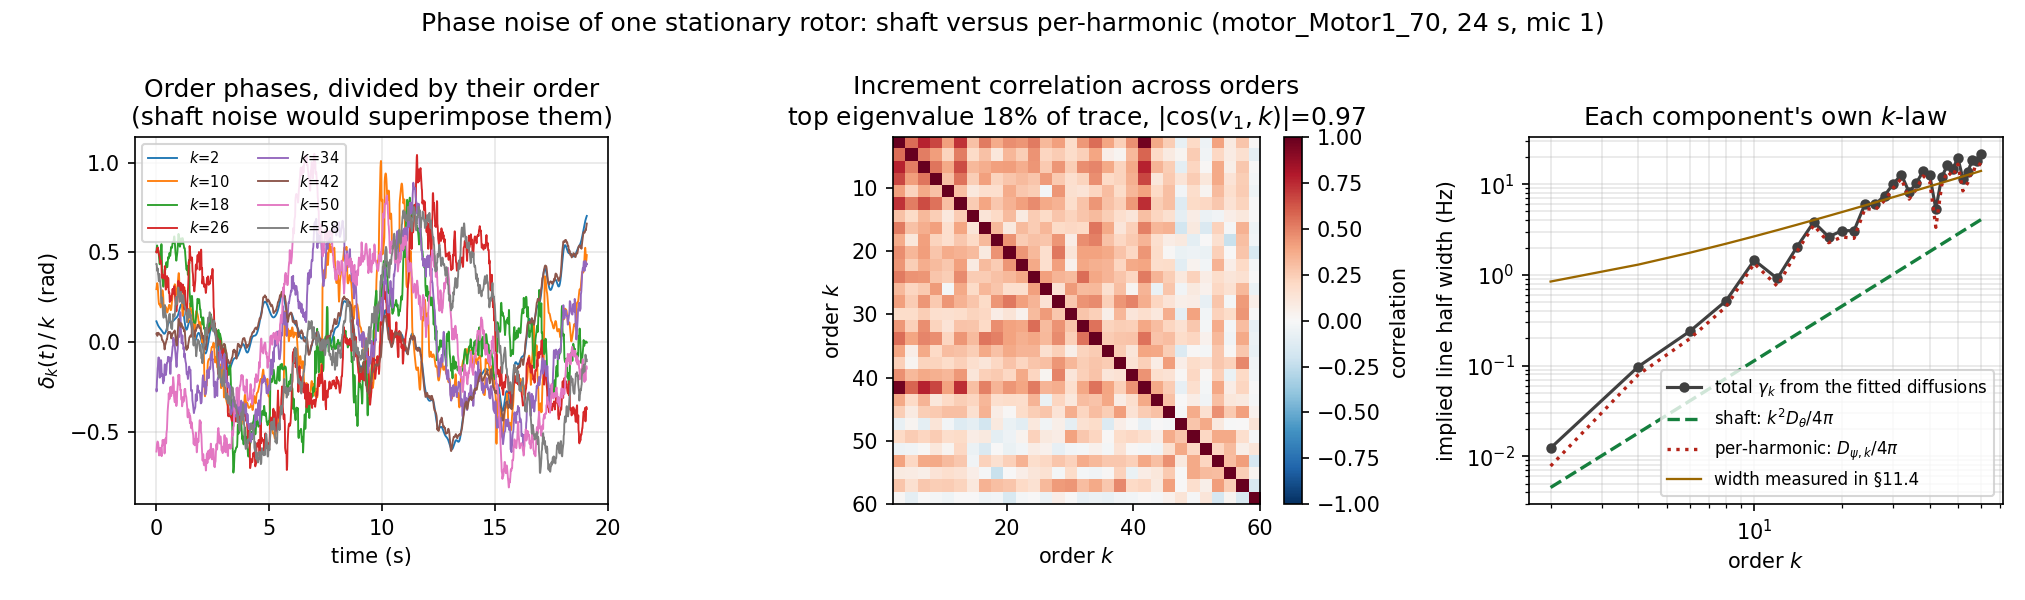

Python code for this plot:
"""Separate the two phase-noise components of one stationary bench recording.

The model of §2.1/§13 gives order k the phase error

    delta_k(t) = k theta(t) + psi_k(t),

a SHAFT term shared by every order (times k) and a PER-HARMONIC term of its
own. From one line the two are indistinguishable -- both broaden it -- so the
separation is done across orders: the increment covariance of the demodulated
phases is

    C_kl = k l Var[dtheta] + delta_kl Var[dpsi_k],

a rank-one matrix plus a diagonal. This script measures C, fits that
structure, and reports how much of the phase noise is the shaft and how much
is per-harmonic, plus the coherence-loss factor each implies.

Run from the repo root::

    PYTHONPATH=src python docs/explainers/rig-model-listening/phase_noise.py
"""

from __future__ import annotations

import json
from pathlib import Path

import matplotlib

matplotlib.use("Agg")
import matplotlib.pyplot as plt
import numpy as np

HERE = Path(__file__).resolve().parent
RECORDING = "motor_Motor1_70"
SR = 44100.0
N = 1 << 20  # 23.8 s
ENV_RATE = 400.0  # decimated envelope rate (Hz)
#: Increment lags. Additive noise inside the demodulation band contributes a
#: phase jitter that is WHITE, so its increment variance is the same at every
#: lag; a real phase random walk contributes a variance LINEAR in the lag. The
#: two are therefore separated by fitting Var[dphi(tau)] = a + D tau, and only
#: D is phase noise. This is the same white-term separation §4.2c applies to
#: the amplitude envelopes.
LAGS_S = (0.01, 0.02, 0.04, 0.07, 0.12, 0.2, 0.3, 0.45)
DPI = 150


def load_mic0() -> np.ndarray:
    from data_processing.frames import meta_dict
    from data_processing.streams import iter_published_frames

    for f in iter_published_frames("DREGON-frames"):
        if str(meta_dict(f).get("recording_id")) == RECORDING:
            a = np.asarray(f["audio"].data, dtype=np.float64)
            return a[0] if a.ndim > 1 else a
    raise KeyError(RECORDING)


def demodulate(x: np.ndarray, f0: float, bw: float) -> np.ndarray:
    """Complex envelope of the line at f0, decimated to ENV_RATE.

    A rectangular band of half width ``bw`` is kept, so this is the ideal
    band-limited demodulator: no smoothness prior anywhere, and the only
    approximation is the band, which is set to a third of the comb spacing so
    that neighbouring orders cannot leak in.
    """
    n = x.size
    spec = np.fft.rfft(x)
    freqs = np.fft.rfftfreq(n, 1 / SR)
    keep = (freqs > f0 - bw) & (freqs < f0 + bw)
    band = np.zeros_like(spec)
    band[keep] = spec[keep]
    analytic = np.fft.irfft(band, n) + 1j * np.fft.irfft(-1j * band, n)
    t = np.arange(n) / SR
    env = analytic * np.exp(-2j * np.pi * f0 * t)
    step = int(round(SR / ENV_RATE))
    return env[::step]


def main() -> None:
    x = load_mic0()
    start = (x.size - N) // 2
    seg = x[start : start + N]
    seg = seg - seg.mean()

    # the rate, from the Bayesian comb posterior of §11
    import importlib.util

    spec = importlib.util.spec_from_file_location("bc", HERE / "bayes_comb.py")
    assert spec is not None and spec.loader is not None
    bc = importlib.util.module_from_spec(spec)
    spec.loader.exec_module(bc)
    coarse = np.arange(30.0, 110.0, 0.01)
    comb = bc.Comb(seg)
    s_hat = float(coarse[int(np.argmax([comb.student_t_log(float(s), 40) for s in coarse]))])
    fine = np.arange(s_hat - 0.03, s_hat + 0.03, 0.0002)
    s_hat = float(fine[int(np.argmax([comb.student_t_log(float(s), 80) for s in fine]))])

    # orders strong enough for a phase to mean anything: use the even orders of
    # this two-blade rotor up to 6 kHz
    orders = [k for k in range(2, 61, 2) if k * s_hat < 6000.0]

    # The band must cover the line and little else: too wide and the floor
    # inside it dominates the measured phase. Use four times the width law
    # measured in §11.4, clamped away from the neighbours.
    def band_of(k: int) -> float:
        return float(min(4.0 * (0.39 + 0.227 * k), 0.35 * s_hat))

    phases = []
    amps = []
    for k in orders:
        env = demodulate(seg, k * s_hat, band_of(k))
        edge = int(0.1 * env.size)
        env = env[edge:-edge]
        phases.append(np.unwrap(np.angle(env)))
        amps.append(np.abs(env))
    phi = np.array(phases)  # (K, T_env)
    amp = np.array(amps)
    # remove each order's own mean drift: a residual rate error looks like a
    # ramp shared by all orders, and it is not phase NOISE
    t_env = np.arange(phi.shape[1]) / ENV_RATE
    for i in range(phi.shape[0]):
        phi[i] -= np.polyval(np.polyfit(t_env, phi[i], 1), t_env)

    ks = np.asarray(orders, dtype=float)
    off = ~np.eye(len(ks), dtype=bool)
    kk = np.outer(ks, ks)

    def decompose(C: np.ndarray) -> tuple[float, np.ndarray]:
        """C = kk^T v_theta + diag(v_psi): the off-diagonal identifies the
        rank-one shaft term (the diagonal cannot reach it), the diagonal then
        gives the per-harmonic remainder. Three alternations suffice."""
        v_s = float((C[off] * kk[off]).sum() / (kk[off] ** 2).sum())
        v_i = np.clip(np.diag(C) - v_s * ks**2, 0.0, None)
        for _ in range(3):
            resid = C - np.diag(v_i)
            v_s = float((resid[off] * kk[off]).sum() / (kk[off] ** 2).sum())
            v_i = np.clip(np.diag(C) - v_s * ks**2, 0.0, None)
        return v_s, v_i

    taus, v_shaft_tau, v_indep_tau, corr_last = [], [], [], None
    for lag_s in LAGS_S:
        lag = max(1, int(round(lag_s * ENV_RATE)))
        d = phi[:, lag:] - phi[:, :-lag]
        C = np.cov(d)
        v_s, v_i = decompose(C)
        taus.append(lag / ENV_RATE)
        v_shaft_tau.append(v_s)
        v_indep_tau.append(v_i)
        corr_last = np.corrcoef(d)
    taus = np.asarray(taus)
    v_shaft_tau = np.asarray(v_shaft_tau)
    v_indep_tau = np.asarray(v_indep_tau)  # (n_lag, K)

    # Var(tau) = a + D tau: the intercept a is white (additive noise inside the
    # band plus demodulation error), the slope D is the phase random walk.
    d_shaft, a_shaft = np.polyfit(taus, v_shaft_tau, 1)
    slopes = np.array([np.polyfit(taus, v_indep_tau[:, i], 1) for i in range(len(ks))])
    d_indep, a_indep = np.clip(slopes[:, 0], 0.0, None), slopes[:, 1]
    # the eigen-diagnostic is read at one representative lag
    C = np.cov(phi[:, 20:] - phi[:, :-20])
    w, v = np.linalg.eigh(C)

    # eigen-diagnostic: if the shaft dominates, the top eigenvector of C is
    # parallel to k
    top = v[:, -1]
    cos_k = float(abs(top @ (ks / np.linalg.norm(ks))))
    share = float(w[-1] / w.sum())

    # --- what each component implies for the line width ----------------------
    # Wiener increments over lag tau: Var = D tau, and a Lorentzian of HWHM
    # gamma = D / (4 pi^2) ... expressed directly: the phase-error variance per
    # second is D = Var[dphi] / tau, and the -3 dB half width of the resulting
    # Lorentzian is D / (4 pi) Hz.
    # A Wiener phase of diffusion D (rad^2/s) gives a Lorentzian of HWHM
    # D / (4 pi) Hz; the shaft term enters order k as k^2 D_theta.
    tau = float(taus[-1])
    gamma_shaft = ks**2 * float(d_shaft) / (4 * np.pi)
    gamma_indep_k = d_indep / (4 * np.pi)
    d_indep_med = float(np.median(d_indep))
    gamma_indep = d_indep_med / (4 * np.pi)
    # If instead the shaft wander is QUASI-STATIC on the analysis window, the
    # same diffusion reads as a rate spread: over tau, Var[dtheta] = D tau and
    # dtheta = 2 pi delta_s tau, so sigma_s = sqrt(D / tau) / (2 pi).
    sigma_s = float(np.sqrt(max(d_shaft, 0.0) * tau)) / (2 * np.pi * tau)

    out = dict(
        recording=RECORDING,
        seconds=round(N / SR, 2),
        rate_rps=round(s_hat, 5),
        orders=orders,
        lag_s=round(tau, 4),
        shaft_diffusion_rad2_per_s=float(f"{float(d_shaft):.4e}"),
        shaft_white_intercept_rad2=float(f"{float(a_shaft):.4e}"),
        per_harmonic_diffusion_rad2_per_s_median=float(f"{d_indep_med:.4e}"),
        per_harmonic_white_intercept_rad2_median=float(f"{float(np.median(a_indep)):.4e}"),
        shaft_share_of_diffusion_at={
            f"k={int(k)}": round(
                float(float(d_shaft) * k**2 / (float(d_shaft) * k**2 + d_indep[i] + 1e-30)),
                3,
            )
            for i, k in enumerate(ks)
            if int(k) in (2, 8, 16, 32, 48, 60)
        },
        crossover_order=(
            round(float(np.sqrt(d_indep_med / max(float(d_shaft), 1e-30))), 1)
            if d_shaft > 0
            else None
        ),
        total_gamma_hz={
            f"k={int(k)}": round(float(gamma_shaft[i] + gamma_indep_k[i]), 3)
            for i, k in enumerate(ks)
            if int(k) in (2, 8, 16, 32, 48, 60)
        },
        top_eigenvalue_share=round(share, 3),
        cos_top_eigenvector_with_k=round(cos_k, 4),
        implied_sigma_shaft_rps=round(sigma_s, 4),
        shaft_gamma_hz={
            f"k={int(k)}": round(float(gamma_shaft[i]), 3)
            for i, k in enumerate(ks)
            if int(k) in (2, 16, 32, 60)
        },
        implied_per_harmonic_gamma_hz_median=round(float(gamma_indep), 4),
        per_harmonic_gamma_hz={
            f"k={int(k)}": round(float(gamma_indep_k[i]), 3)
            for i, k in enumerate(ks)
            if int(k) in (2, 8, 16, 32, 48, 60)
        },
        # If the per-harmonic term were truly independent of the shaft its
        # diffusion would not care about k. Fit log D_psi = a + b log k.
        per_harmonic_k_exponent=round(
            float(np.polyfit(np.log(ks[d_indep > 0]), np.log(d_indep[d_indep > 0]), 1)[0]),
            3,
        ),
        amp_rel_std_db=round(
            float(np.median(20 * np.log10(amp.std(axis=1) / amp.mean(axis=1)))), 2
        ),
    )
    print(json.dumps(out, indent=1))
    (HERE / "phase_noise.json").write_text(json.dumps(out, indent=1))

    # --- figure ---------------------------------------------------------------
    fig, axes = plt.subplots(1, 3, figsize=(13.5, 4.0))

    ax = axes[0]
    for k in orders[::4]:
        ax.plot(t_env, phi[orders.index(k)] / k, lw=0.9, label=f"$k$={k}")
    ax.set_xlabel("time (s)")
    ax.set_ylabel(r"$\delta_k(t)\,/\,k$  (rad)")
    ax.set_title("Order phases, divided by their order\n(shaft noise would superimpose them)")
    ax.legend(fontsize=7, ncol=2)
    ax.grid(alpha=0.3)

    ax = axes[1]
    im = ax.imshow(
        corr_last if corr_last is not None else np.eye(len(ks)),
        cmap="RdBu_r",
        vmin=-1,
        vmax=1,
        extent=[ks[0], ks[-1], ks[-1], ks[0]],
    )
    fig.colorbar(im, ax=ax, fraction=0.046, label="correlation")
    ax.set_title(
        "Increment correlation across orders\n"
        f"top eigenvalue {share:.0%} of trace, $|\\cos(v_1,k)|$={cos_k:.2f}"
    )
    ax.set_xlabel("order $k$")
    ax.set_ylabel("order $k$")
    ax.grid(False)

    ax = axes[2]
    ax.plot(
        ks,
        gamma_shaft + gamma_indep_k,
        "o-",
        ms=4,
        color="0.25",
        label=r"total $\gamma_k$ from the fitted diffusions",
    )
    ax.plot(ks, gamma_shaft, "--", lw=1.6, color="#157F3D", label=r"shaft: $k^2D_\theta/4\pi$")
    ax.plot(
        ks, gamma_indep_k, ":", lw=1.6, color="#B42318", label=r"per-harmonic: $D_{\psi,k}/4\pi$"
    )
    ax.plot(ks, 0.39 + 0.227 * ks, "-", lw=1.1, color="#9A6700", label="width measured in §11.4")
    ax.set_xscale("log")
    ax.set_yscale("log")
    ax.set_xlabel("order $k$")
    ax.set_ylabel("implied line half width (Hz)")
    ax.set_title("Each component's own $k$-law")
    ax.legend(fontsize=8)
    ax.grid(alpha=0.3, which="both")

    fig.suptitle(
        f"Phase noise of one stationary rotor: shaft versus per-harmonic "
        f"({RECORDING}, {N / SR:.0f} s, mic 1)",
        fontsize=12,
    )
    fig.tight_layout()
    fig.savefig(HERE / "phase_noise.png", dpi=DPI)
    plt.close(fig)
    print("wrote", HERE / "phase_noise.png")


if __name__ == "__main__":
    main()
